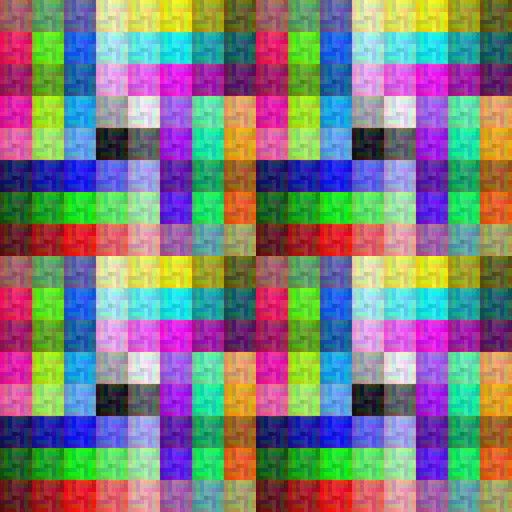

Below is a game level as drawn by its tile map, then a one-line description and the .tmx file that defines it, in full:
An orthogonal 32x32 tile map with 16x16 px tiles, 1 tile layer (1024_color_layer).

<map version="1.10" tiledversion="1.10.2" orientation="orthogonal" renderorder="right-down" width="32" height="32" tilewidth="16" tileheight="16" infinite="0" nextlayerid="2" nextobjectid="1">
 <tileset firstgid="1" name="squared-away" tilewidth="16" tileheight="16" tilecount="256" columns="16">
  <image source="squared-away.bmp" width="256" height="256" />
 </tileset>
 <layer id="1" name="1024_color_layer" width="32" height="32">
  <data encoding="csv">
1,2,3,4,5,6,7,8,9,10,11,12,13,14,15,16,1,2,3,4,5,6,7,8,9,10,11,12,13,14,15,16,
17,18,19,20,21,22,23,24,25,26,27,28,29,30,31,32,17,18,19,20,21,22,23,24,25,26,27,28,29,30,31,32,
33,34,35,36,37,38,39,40,41,42,43,44,45,46,47,48,33,34,35,36,37,38,39,40,41,42,43,44,45,46,47,48,
49,50,51,52,53,54,55,56,57,58,59,60,61,62,63,64,49,50,51,52,53,54,55,56,57,58,59,60,61,62,63,64,
65,66,67,68,69,70,71,72,73,74,75,76,77,78,79,80,65,66,67,68,69,70,71,72,73,74,75,76,77,78,79,80,
81,82,83,84,85,86,87,88,89,90,91,92,93,94,95,96,81,82,83,84,85,86,87,88,89,90,91,92,93,94,95,96,
97,98,99,100,101,102,103,104,105,106,107,108,109,110,111,112,97,98,99,100,101,102,103,104,105,106,107,108,109,110,111,112,
113,114,115,116,117,118,119,120,121,122,123,124,125,126,127,128,113,114,115,116,117,118,119,120,121,122,123,124,125,126,127,128,
129,130,131,132,133,134,135,136,137,138,139,140,141,142,143,144,129,130,131,132,133,134,135,136,137,138,139,140,141,142,143,144,
145,146,147,148,149,150,151,152,153,154,155,156,157,158,159,160,145,146,147,148,149,150,151,152,153,154,155,156,157,158,159,160,
161,162,163,164,165,166,167,168,169,170,171,172,173,174,175,176,161,162,163,164,165,166,167,168,169,170,171,172,173,174,175,176,
177,178,179,180,181,182,183,184,185,186,187,188,189,190,191,192,177,178,179,180,181,182,183,184,185,186,187,188,189,190,191,192,
193,194,195,196,197,198,199,200,201,202,203,204,205,206,207,208,193,194,195,196,197,198,199,200,201,202,203,204,205,206,207,208,
209,210,211,212,213,214,215,216,217,218,219,220,221,222,223,224,209,210,211,212,213,214,215,216,217,218,219,220,221,222,223,224,
225,226,227,228,229,230,231,232,233,234,235,236,237,238,239,240,225,226,227,228,229,230,231,232,233,234,235,236,237,238,239,240,
241,242,243,244,245,246,247,248,249,250,251,252,253,254,255,256,241,242,243,244,245,246,247,248,249,250,251,252,253,254,255,256,
1,2,3,4,5,6,7,8,9,10,11,12,13,14,15,16,1,2,3,4,5,6,7,8,9,10,11,12,13,14,15,16,
17,18,19,20,21,22,23,24,25,26,27,28,29,30,31,32,17,18,19,20,21,22,23,24,25,26,27,28,29,30,31,32,
33,34,35,36,37,38,39,40,41,42,43,44,45,46,47,48,33,34,35,36,37,38,39,40,41,42,43,44,45,46,47,48,
49,50,51,52,53,54,55,56,57,58,59,60,61,62,63,64,49,50,51,52,53,54,55,56,57,58,59,60,61,62,63,64,
65,66,67,68,69,70,71,72,73,74,75,76,77,78,79,80,65,66,67,68,69,70,71,72,73,74,75,76,77,78,79,80,
81,82,83,84,85,86,87,88,89,90,91,92,93,94,95,96,81,82,83,84,85,86,87,88,89,90,91,92,93,94,95,96,
97,98,99,100,101,102,103,104,105,106,107,108,109,110,111,112,97,98,99,100,101,102,103,104,105,106,107,108,109,110,111,112,
113,114,115,116,117,118,119,120,121,122,123,124,125,126,127,128,113,114,115,116,117,118,119,120,121,122,123,124,125,126,127,128,
129,130,131,132,133,134,135,136,137,138,139,140,141,142,143,144,129,130,131,132,133,134,135,136,137,138,139,140,141,142,143,144,
145,146,147,148,149,150,151,152,153,154,155,156,157,158,159,160,145,146,147,148,149,150,151,152,153,154,155,156,157,158,159,160,
161,162,163,164,165,166,167,168,169,170,171,172,173,174,175,176,161,162,163,164,165,166,167,168,169,170,171,172,173,174,175,176,
177,178,179,180,181,182,183,184,185,186,187,188,189,190,191,192,177,178,179,180,181,182,183,184,185,186,187,188,189,190,191,192,
193,194,195,196,197,198,199,200,201,202,203,204,205,206,207,208,193,194,195,196,197,198,199,200,201,202,203,204,205,206,207,208,
209,210,211,212,213,214,215,216,217,218,219,220,221,222,223,224,209,210,211,212,213,214,215,216,217,218,219,220,221,222,223,224,
225,226,227,228,229,230,231,232,233,234,235,236,237,238,239,240,225,226,227,228,229,230,231,232,233,234,235,236,237,238,239,240,
241,242,243,244,245,246,247,248,249,250,251,252,253,254,255,256,241,242,243,244,245,246,247,248,249,250,251,252,253,254,255,256
</data>
 </layer>
</map>
